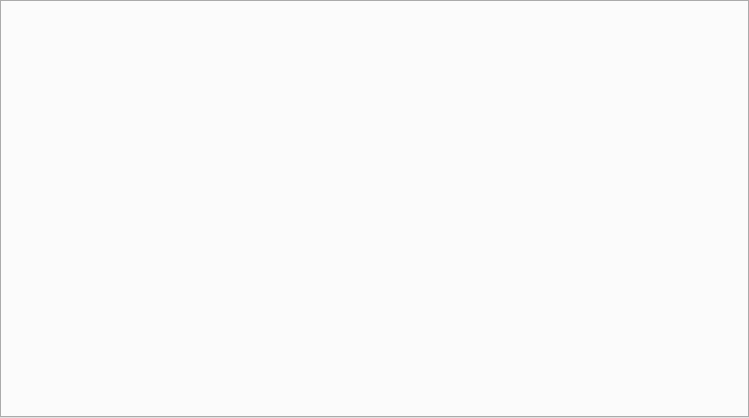
<?xml version="1.0" encoding="UTF-8"?>
<ui version="4.0">
 <class>AddDataDialog</class>
 <widget class="QDialog" name="AddDataDialog">
  <property name="windowModality">
   <enum>Qt::NonModal</enum>
  </property>
  <property name="geometry">
   <rect>
    <x>0</x>
    <y>0</y>
    <width>749</width>
    <height>418</height>
   </rect>
  </property>
  <property name="windowTitle">
   <string>AddDataDialog</string>
  </property>
  <property name="styleSheet">
   <string notr="true"/>
  </property>
  <layout class="QHBoxLayout" name="horizontalLayout">
   <property name="spacing">
    <number>0</number>
   </property>
   <property name="leftMargin">
    <number>0</number>
   </property>
   <property name="topMargin">
    <number>0</number>
   </property>
   <property name="rightMargin">
    <number>0</number>
   </property>
   <property name="bottomMargin">
    <number>0</number>
   </property>
   <item>
    <widget class="QTabWidget" name="mData">
     <property name="sizePolicy">
      <sizepolicy hsizetype="Expanding" vsizetype="Expanding">
       <horstretch>0</horstretch>
       <verstretch>0</verstretch>
      </sizepolicy>
     </property>
     <property name="styleSheet">
      <string notr="true"/>
     </property>
     <property name="tabPosition">
      <enum>QTabWidget::North</enum>
     </property>
     <property name="tabShape">
      <enum>QTabWidget::Triangular</enum>
     </property>
     <property name="currentIndex">
      <number>-1</number>
     </property>
     <property name="tabsClosable">
      <bool>false</bool>
     </property>
     <property name="tabBarAutoHide">
      <bool>false</bool>
     </property>
    </widget>
   </item>
  </layout>
 </widget>
 <layoutdefault spacing="6" margin="11"/>
 <resources/>
 <connections/>
</ui>
